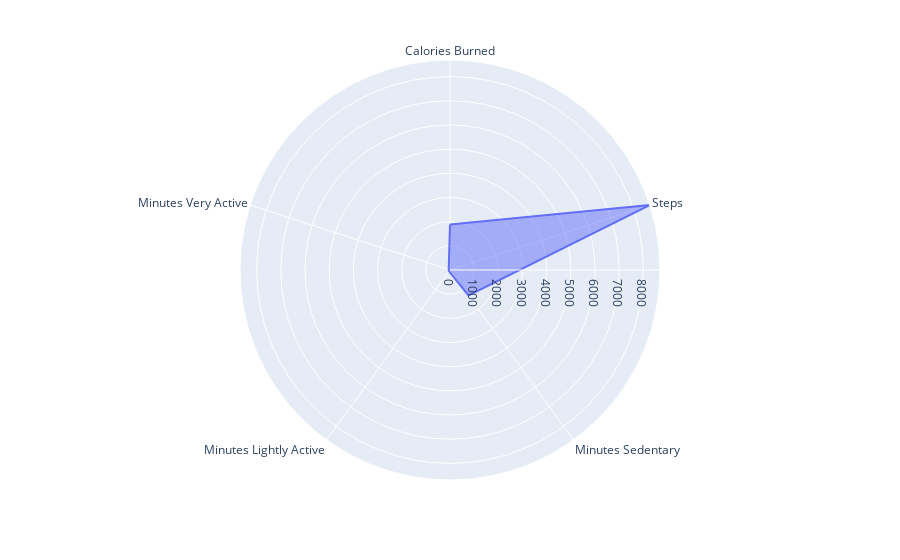

Notebook code for this chart:
### Markdown cell above
### Radar chart of single day scores

### Code cell
df = pd.DataFrame(dict(
    r=[1881, 8690, 1303, 66, 57],
    theta=['Calories Burned','Steps','Minutes Sedentary',
           'Minutes Lightly Active', 'Minutes Very Active']))
fig = px.line_polar(df, r='r', theta='theta', line_close=True)
fig.update_traces(fill='toself')
fig.show()

### Figure 1 — Plotly figure (JSON) as saved in the notebook; plotly's stock layout.template omitted (floating-point values rounded to 4 significant figures)
{"data": [{"fill": "toself", "hovertemplate": "r=%{r}<br>theta=%{theta}<extra></extra>", "legendgroup": "", "line": {"color": "#636efa", "dash": "solid"}, "marker": {"symbol": "circle"}, "mode": "lines", "name": "", "r": [1881, 8690, 1303, 66, 57, 1881], "showlegend": false, "subplot": "polar", "theta": ["Calories Burned", "Steps", "Minutes Sedentary", "Minutes Lightly Active", "Minutes Very Active", "Calories Burned"], "type": "scatterpolar"}], "layout": {"legend": {"tracegroupgap": 0}, "margin": {"t": 60}, "polar": {"angularaxis": {"direction": "clockwise", "rotation": 90}, "domain": {"x": [0, 1], "y": [0, 1]}}}}
